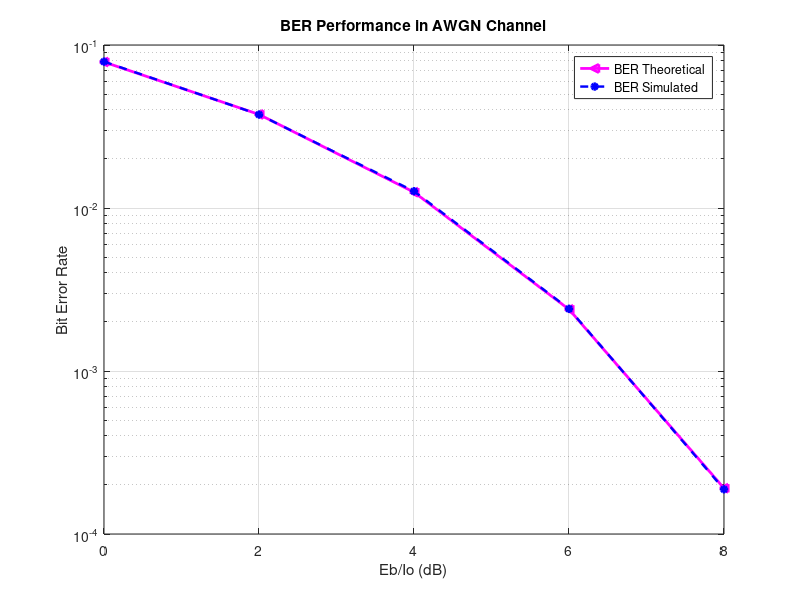

This figure's MATLAB source:
close all;clear all;clc;
%Task 1 Jaringan Akses Nirkabel
%Created by : Naufal Zaidan Nabhan / 18119005

%% Initialization

numberbits = 10^5; %Number of bits  
number_simulation = 5; %Number of monte carlo simulations
SNRdB=0:2:8; %Signal-to-noise ratio in dB
SNR=10.^(SNRdB/10); %Signal-to-noise ratio in linear

%% AWGN channel simulation

%Transmitter
datatx = randi([0,1],1,numberbits); %Generate bits
bpsk = 2*datatx-1; %BPSK modulation
%Simulation
for i=1:length(SNR)
    BERsim = 0; 
    for j=1:number_simulation %Monte carlo simulation
        N = sqrt(0.5*1/SNR(i))*randn(1,numberbits); %White gaussian noise
        y = bpsk+N;
        %Receiver
        datarx=real(y)>0; %Receiver decision
        t= biterr (datatx,datarx); %Counting bit error
        BERsim= BERsim+t/numberbits; %Counting BER
    end
    BERsimavg (i)= BERsim/number_simulation; %Counting BER average from monte carlo simulation
end

BERth = 0.5 * erfc(sqrt(SNR)); %Counting BER from AWGN channel formula

%% BER Plot
semilogy (SNRdB, BERth, '-m<',"marker", "<", 'LineWidth', 2);
hold on;grid on;
semilogy (SNRdB, BERsimavg, '--b', "marker", "*", 'linewidth', 1.75);
legend("BER Theoretical","BER Simulated");
xlabel('Eb/Io (dB)') 
ylabel('Bit Error Rate')
title('BER Performance in AWGN Channel');
